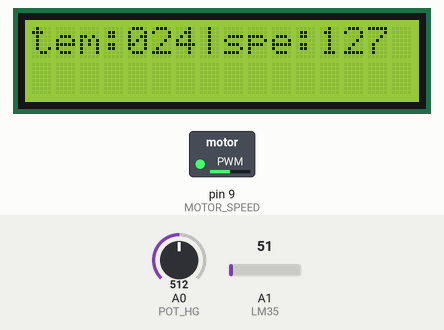
Simulated run of this program. Board: Arduino Uno, built with avr-gcc and run on an emulated ATmega328P. On the bench: 16×2 character LCD, switched loads named in the program (green lamp = pin HIGH). The test bench sets the inputs (shaded band); at power-on: A0 (POT_HG) = 512, A1 (LM35) = 51. EEPROM starts erased.

Above: at 1.2 s.
1.3 s: A0 (POT_HG) set to 122
At 2.3 s:
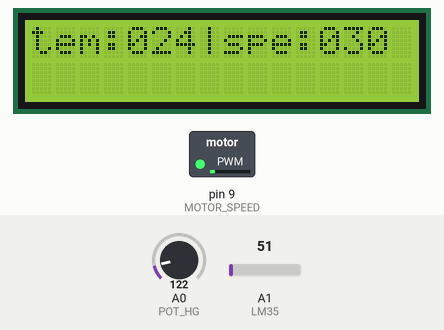
3.0 s: A0 (POT_HG) set to 1023
At 4.1 s:
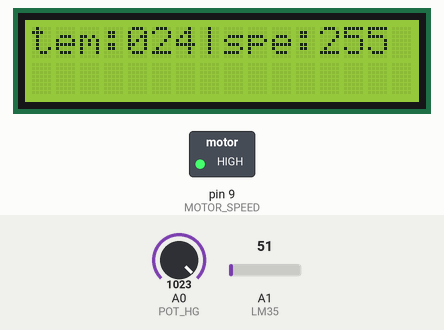
6.0 s: A0 (POT_HG) set to 1013
At 7.8 s:
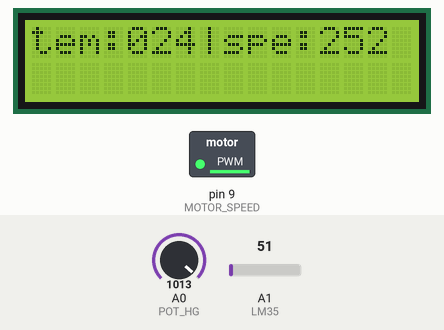
8.1 s: A1 (LM35) set to 15
At 9.6 s:
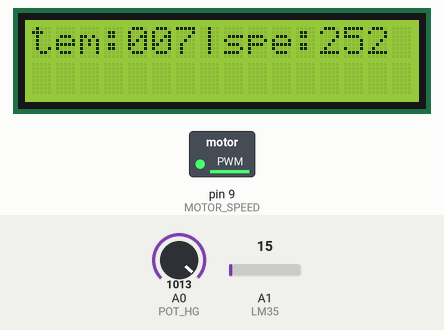
9.8 s: A0 (POT_HG) set to 716
At 11.4 s:
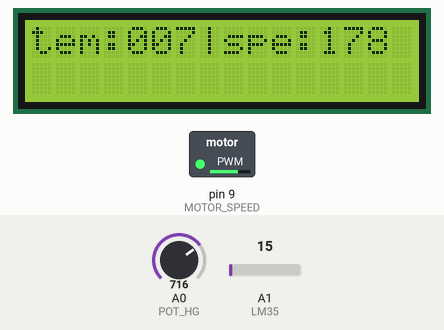
11.8 s: A1 (LM35) set to 30
At 20.1 s:
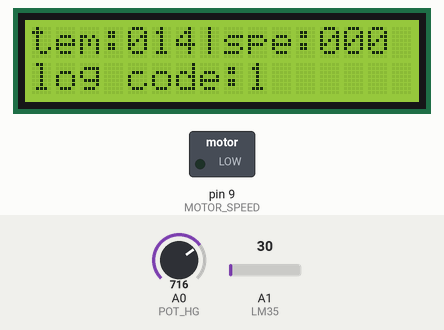
Timing chart, 0 to 21.6 s (numbered marks = the images above; inputs shaded):
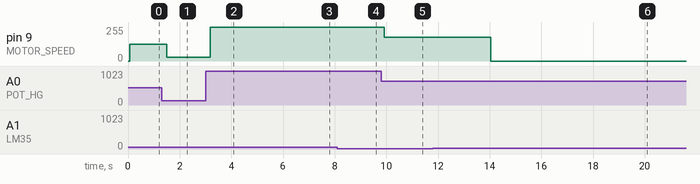

The program:

main.cpp
```cpp
#include <Arduino.h>
#include <Arduino_FreeRTOS.h>
#include <queue.h>
#include <LiquidCrystal.h>
#include <stdio.h>
#include <stdlib.h>
#include <EEPROM.h>
#include <semphr.h>

#define ERROR_CODE_SHUT_DOWN 1
#define SPEED_CHANGE 2
#define OVER_TEMPERATURE 3
#define NO_LOG -1
#define PRESET_TEMPERATURE 80
#define CRITICAL_TEMPERATURE 100


#define POT_HG A0
#define MOTOR_SPEED 9
#define LM35 A1

int eeprom_address = 0;
int last_log = NO_LOG;

int motor_speed = 0;
int temperature = 0;

QueueHandle_t queue = NULL;

const int rs = 13, en = 12, d4 = 7, d5 = 6, d6 = 5, d7 = 4;
LiquidCrystal lcd(rs, en, d4, d5, d6, d7);


SemaphoreHandle_t mutex_address;
SemaphoreHandle_t mutex_last_log;

SemaphoreHandle_t mutex_read_temperature;
SemaphoreHandle_t mutex_read_speed;

bool isSystemtemperatrueHigh = false;

void getDataFromPotansumeMeter(void *params){
    for(;;){
        int value = map(analogRead(POT_HG),0,1023,0,255) ;
        xQueueSend(queue, (void *)&value, 0);
        vTaskDelay(250 / portTICK_PERIOD_MS);
    }
    vTaskDelete(NULL);
}


void setMotorSpeed(void *params){
    int old_val = -1;
    for(;!isSystemtemperatrueHigh;){
        int value  ;
        if(uxQueueMessagesWaiting(queue) > 0){
            xQueueReceive(queue, &value, 0);
            if(old_val != value){
                xSemaphoreTake(mutex_address, portMAX_DELAY);
                EEPROM.update(eeprom_address,SPEED_CHANGE);
                eeprom_address++;
                old_val = value;
                xSemaphoreGive(mutex_address);
            }

            xSemaphoreTake(mutex_read_speed, portMAX_DELAY);
            motor_speed = value;
            xSemaphoreGive(mutex_read_speed);


            analogWrite(MOTOR_SPEED,value);}

            vTaskDelay(250 / portTICK_PERIOD_MS);
    }
    xSemaphoreTake(mutex_read_speed, portMAX_DELAY);
    motor_speed = 0;
    xSemaphoreGive(mutex_read_speed);
    analogWrite(MOTOR_SPEED,0);
    vTaskDelete(NULL);
}

void readTemperature(void *params){
    for(;;){
        int value = (analogRead(LM35)* (5000 / 1024.0))/10 ;

        xSemaphoreTake(mutex_read_temperature, portMAX_DELAY);
        temperature = value;
        xSemaphoreGive(mutex_read_temperature);

          if(!isSystemtemperatrueHigh){
            xSemaphoreTake(mutex_last_log, portMAX_DELAY);

             if (value >= CRITICAL_TEMPERATURE  )
                last_log = ERROR_CODE_SHUT_DOWN;
            else if(value >= PRESET_TEMPERATURE )
                last_log = OVER_TEMPERATURE;

            xSemaphoreGive(mutex_last_log);
        }


        if (value >= CRITICAL_TEMPERATURE  )
        {
            xSemaphoreTake(mutex_address, portMAX_DELAY);
            EEPROM.update(eeprom_address,ERROR_CODE_SHUT_DOWN);

            eeprom_address++;
            isSystemtemperatrueHigh = true;
            xSemaphoreGive(mutex_address);

        }else if(value >= PRESET_TEMPERATURE ){
            xSemaphoreTake(mutex_address, portMAX_DELAY);
            EEPROM.update(eeprom_address,OVER_TEMPERATURE);
            eeprom_address++;
            xSemaphoreGive(mutex_address);
        }


        vTaskDelay(250 / portTICK_PERIOD_MS);

    }
    vTaskDelete(NULL);
}


void printOnLCD(void *params){
    char * temperature_speed = (char*)malloc((sizeof(char)*60));
    char * log = (char*)malloc((sizeof(char)*30));
    int help_speed;
    int help_temerature;
    for(;;){
        xSemaphoreTake(mutex_read_speed, portMAX_DELAY);
        help_speed = motor_speed;
        xSemaphoreGive(mutex_read_speed);


        xSemaphoreTake(mutex_read_temperature, portMAX_DELAY);
        help_temerature = temperature;
        xSemaphoreGive(mutex_read_temperature);


        sprintf(temperature_speed,"tem:%03d|spe:%03d",help_temerature,help_speed);
        sprintf(log,"log code:%01d",last_log);
        lcd.clear();
        lcd.setCursor(0, 0);
        lcd.print(temperature_speed);
        lcd.setCursor(0, 1);
        if(last_log != NO_LOG){
            lcd.print(log);
        }
        if (last_log != ERROR_CODE_SHUT_DOWN)
        {
            xSemaphoreTake(mutex_last_log, portMAX_DELAY);
            last_log = NO_LOG;
            xSemaphoreGive(mutex_last_log);

        }


        vTaskDelay(250 / portTICK_PERIOD_MS);

    }
    free(temperature_speed);
    free(log);
    vTaskDelete(NULL);
}

void setup() {
    Serial.begin(9600);

    mutex_address = xSemaphoreCreateMutex();
    mutex_last_log = xSemaphoreCreateMutex();
    mutex_read_speed = xSemaphoreCreateMutex();
    mutex_read_temperature = xSemaphoreCreateMutex();

    queue = xQueueCreate(5, sizeof(int));


    pinMode(POT_HG, INPUT);
    pinMode(MOTOR_SPEED, OUTPUT);
    pinMode(LM35, INPUT);

    lcd.begin(16, 2);


    xTaskCreate(readTemperature, "readTemperature", 128, NULL, tskIDLE_PRIORITY + 4, NULL);
    xTaskCreate(getDataFromPotansumeMeter, "getDataFromPotansumeMeter", 128, NULL, tskIDLE_PRIORITY + 3, NULL);
    xTaskCreate(setMotorSpeed, "setMotorSpeed", 128, NULL, tskIDLE_PRIORITY + 2, NULL);
    xTaskCreate(printOnLCD, "printOnLCD", 128, NULL, tskIDLE_PRIORITY + 2, NULL);

}

void loop() {
  // put your main code here, to run repeatedly:
}
```

Measured:
- after the input at 1.3 s, pin 9 (MOTOR_SPEED): 127/255 → 30/255 after 0.21 s; the display: changes after 0.24 s (image 1)
- after the input at 3.0 s, pin 9 (MOTOR_SPEED): 30/255 → 255/255 after 0.19 s; the display: changes after 0.25 s (image 2)
- after the input at 6.0 s, pin 9 (MOTOR_SPEED): 255/255 → 252/255 after 0.07 s; the display: changes after 0.19 s (image 3)
- after the input at 8.1 s, the display: changes after 0.30 s (image 4)
- after the input at 9.8 s, pin 9 (MOTOR_SPEED): 252/255 → 178/255 after 0.12 s; the display: changes after 0.31 s (image 5)
- after the input at 11.8 s, pin 9 (MOTOR_SPEED): 178/255 → 0/255 after 2.2 s; the display: first changes after 0.27 s (image 6 shows a later state)
- what the display in image 0 shows lasts 0.7 s, from 0.6 s to 1.3 s
